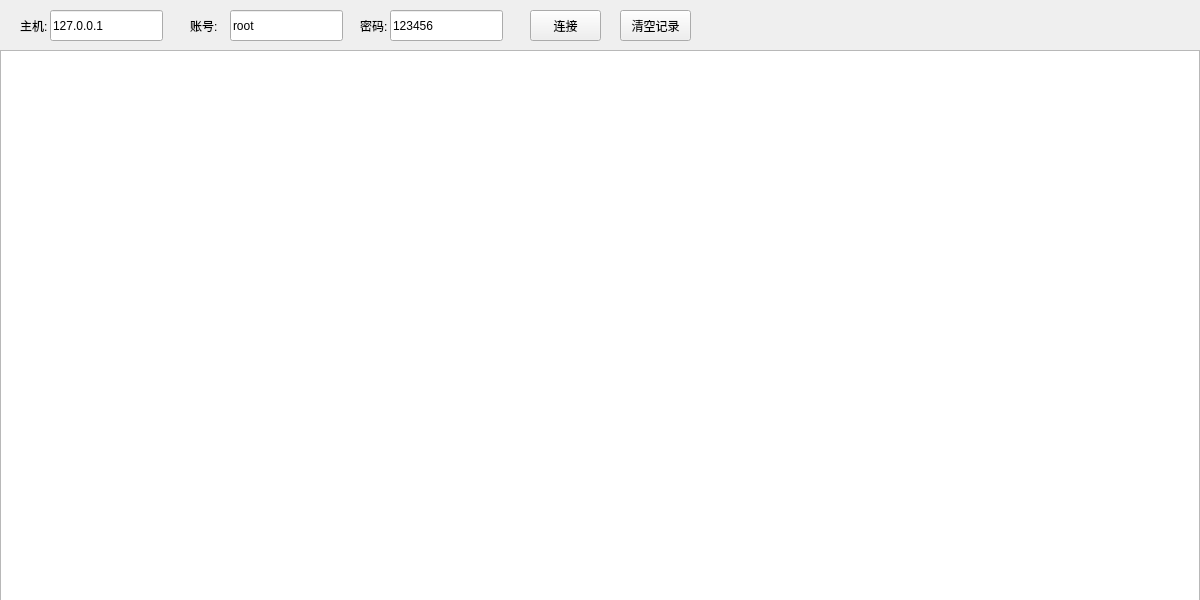
<?xml version="1.0" encoding="UTF-8"?>
<ui version="4.0">
 <class>Widget</class>
 <widget class="QWidget" name="Widget">
  <property name="geometry">
   <rect>
    <x>0</x>
    <y>0</y>
    <width>1200</width>
    <height>600</height>
   </rect>
  </property>
  <property name="minimumSize">
   <size>
    <width>700</width>
    <height>600</height>
   </size>
  </property>
  <property name="maximumSize">
   <size>
    <width>1500</width>
    <height>600</height>
   </size>
  </property>
  <property name="windowTitle">
   <string>Mysql Monitor</string>
  </property>
  <widget class="QPushButton" name="pushButton">
   <property name="geometry">
    <rect>
     <x>530</x>
     <y>10</y>
     <width>71</width>
     <height>31</height>
    </rect>
   </property>
   <property name="minimumSize">
    <size>
     <width>71</width>
     <height>31</height>
    </size>
   </property>
   <property name="text">
    <string>连接</string>
   </property>
  </widget>
  <widget class="QLabel" name="label">
   <property name="geometry">
    <rect>
     <x>190</x>
     <y>10</y>
     <width>31</width>
     <height>31</height>
    </rect>
   </property>
   <property name="text">
    <string>账号:</string>
   </property>
  </widget>
  <widget class="QLabel" name="label_2">
   <property name="geometry">
    <rect>
     <x>360</x>
     <y>10</y>
     <width>31</width>
     <height>31</height>
    </rect>
   </property>
   <property name="text">
    <string>密码:</string>
   </property>
  </widget>
  <widget class="QPushButton" name="pushButton_2">
   <property name="geometry">
    <rect>
     <x>620</x>
     <y>10</y>
     <width>71</width>
     <height>31</height>
    </rect>
   </property>
   <property name="minimumSize">
    <size>
     <width>71</width>
     <height>31</height>
    </size>
   </property>
   <property name="text">
    <string>清空记录</string>
   </property>
  </widget>
  <widget class="QLabel" name="label_3">
   <property name="geometry">
    <rect>
     <x>20</x>
     <y>10</y>
     <width>31</width>
     <height>31</height>
    </rect>
   </property>
   <property name="text">
    <string>主机:</string>
   </property>
  </widget>
  <widget class="QLineEdit" name="host_">
   <property name="geometry">
    <rect>
     <x>50</x>
     <y>10</y>
     <width>113</width>
     <height>31</height>
    </rect>
   </property>
   <property name="text">
    <string>127.0.0.1</string>
   </property>
  </widget>
  <widget class="QLineEdit" name="user_">
   <property name="geometry">
    <rect>
     <x>230</x>
     <y>10</y>
     <width>113</width>
     <height>31</height>
    </rect>
   </property>
   <property name="text">
    <string>root</string>
   </property>
  </widget>
  <widget class="QLineEdit" name="pass_">
   <property name="geometry">
    <rect>
     <x>390</x>
     <y>10</y>
     <width>113</width>
     <height>31</height>
    </rect>
   </property>
   <property name="text">
    <string>123456</string>
   </property>
  </widget>
  <widget class="QTableView" name="tableView">
   <property name="geometry">
    <rect>
     <x>0</x>
     <y>50</y>
     <width>1200</width>
     <height>551</height>
    </rect>
   </property>
  </widget>
 </widget>
 <layoutdefault spacing="6" margin="11"/>
 <resources/>
 <connections/>
</ui>
